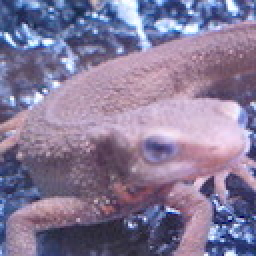
#> input picture input_image/imori.jpg, 128 x 128 px (shown 2 times larger)
$ python 80.py
#> lines starting #> are read from the running program, lines starting #| are printed output that depends on the picture
import cv2
import numpy as np
import matplotlib.pyplot as plt

def BGR2GRAY(img):
    out=img.copy()
    B=img[:,:,0].copy()
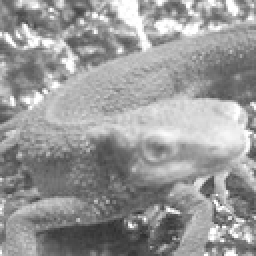
#> B: shape (128, 128) float32 (shown 2 times larger); min 46, max 255, mean 152.8
    G=img[:,:,1].copy()
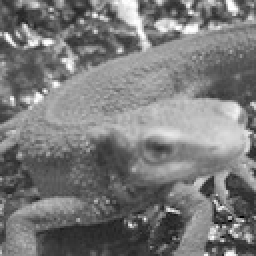
#> G: shape (128, 128) float32 (shown 2 times larger); min 0, max 255, mean 121.8
    R=img[:,:,2].copy()
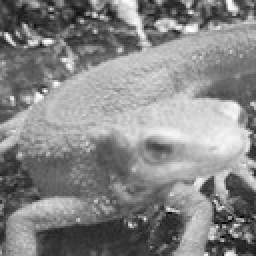
#> R: shape (128, 128) float32 (shown 2 times larger); min 0, max 255, mean 134.1

    Y=0.2126*R+0.7152*G+0.0722*B
    out=Y
    out=out.astype(np.uint8)
    return out

def gabor(K=111,s=10,g=1.2,l=10,p=0,A=0):
    G=np.zeros((K,K),dtype=np.float32)
    for y in range(K):
        for x in range(K):
            y-=K//2;x-=K//2
            #度→ラジアン
            theta=A*np.pi/180.
            x_d=np.cos(theta)*x+np.sin(theta)*y
            y_d=-np.sin(theta)*x+np.cos(theta)*y
            y+=K//2;x+=K//2
            G[y,x]=np.exp(-(x_d**2+(g**2)*(y_d**2))/(2*(s**2)))*np.cos(2*np.pi*x_d/(l+p))
    #絶対値の和が１になるように正規化
    G/=np.sum(np.abs(G))
    #0~255に正規化
    #G-=np.min(G)
    #G=G*255/np.max(G)
    #G=G.astype(np.uint8)
    return G

def filtering(gray,angle,K=111):
    H,W=gray.shape
    #端の値をコピーしてパディング。上下左右にK_size//2拡張する。
    gray=np.pad(gray,(K//2,K//2),'edge')
    out=np.zeros((H,W),dtype=np.float32)
    G=gabor(K=111,s=1.5,g=1.2,l=3,p=0,A=angle)
    G=G.astype(np.float32)
    for y in range(H):
        for x in range(W):
            out[y,x]=np.sum(gray[y:y+K,x:x+K]*G)
    out=np.clip(out,0,255)
    out=out.astype(np.uint8)
    return out

def sum_flter(gray):
    H,W=gray.shape
#> H = 128; W = 128
    angle=[0,45,90,135]
    result=np.zeros((H,W),dtype=np.float32)
    for i in range(len(angle)):
        out=filtering(gray,angle[i]).astype(np.float32)
        result+=out
#> this loop made 4 passes
#> pass 1, in filtering, `gray=np.pad(gray,(K//2,K//2),'edge')`:
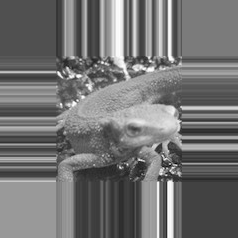
#> gray: shape (238, 238) float32; min 6, max 254, mean 114.3
#> pass 1, in sum_flter, `out=filtering(gray,angle[i]).astype(np.float32)`:
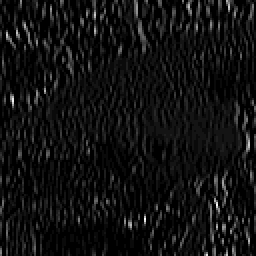
#> out: shape (128, 128) float32 (shown 2 times larger); min 0, max 25, mean 1.7; drawn with min black and max white
#> pass 2, in sum_flter, `out=filtering(gray,angle[i]).astype(np.float32)`:
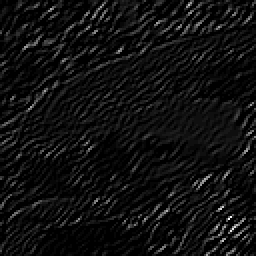
#> out: shape (128, 128) float32 (shown 2 times larger); min 0, max 33, mean 2.1; drawn with min black and max white
#> after the loop:
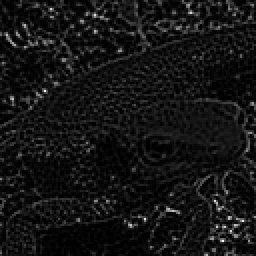
#> result: shape (128, 128) float32 (shown 2 times larger); min 0, max 97, mean 7.9; drawn with min black and max white
    #0~255に正規化。足しちゃってるのでクリップではダメ。
    result=result*255/np.max(result)
    #result=np.clip(result,0,255)
    result=result.astype(np.uint8)
    return result

img=cv2.imread("./input_image/imori.jpg").astype(np.float32)
gray=BGR2GRAY(img).astype(np.float32)
out=sum_flter(gray)
cv2.imwrite("./output_image/output80.jpg",out)
cv2.imshow("result",out)
cv2.waitKey(0)
cv2.destroyAllWindows()

$ run again, with input_image/madara.jpg copied over input_image/imori.jpg
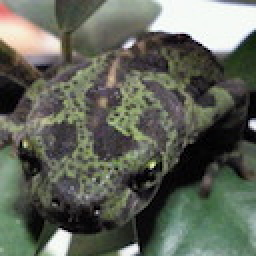
#> input picture input_image/madara.jpg, 128 x 128 px (shown 2 times larger)
#> the loop in sum_flter, `for i in range(len(angle)):` made 4 passes
#> pass 1, in filtering, `gray=np.pad(gray,(K//2,K//2),'edge')`:
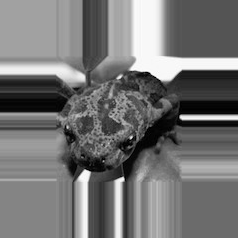
#> gray: shape (238, 238) float32; min 0, max 254, mean 116.2
#> after the loop in sum_flter, `for i in range(len(angle)):`:
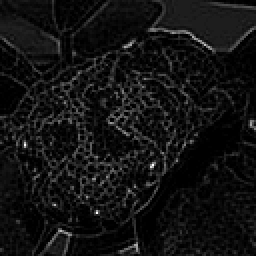
#> result: shape (128, 128) float32 (shown 2 times larger); min 0, max 87, mean 6.4; drawn with min black and max white

$ run again, with input_image/thorino.jpg copied over input_image/imori.jpg
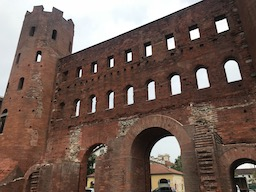
#> input picture input_image/thorino.jpg, 256 x 192 px
#> the loop in sum_flter, `for i in range(len(angle)):` made 4 passes
#> pass 1, in filtering, `gray=np.pad(gray,(K//2,K//2),'edge')`:
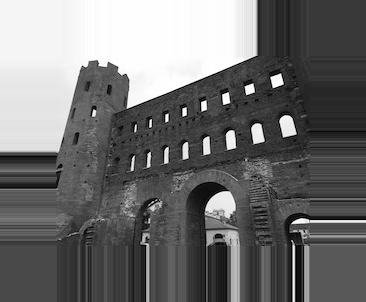
#> gray: shape (302, 366) float32; min 0, max 255, mean 111.8
#> in sum_flter, `result=result*255/np.max(result)`:
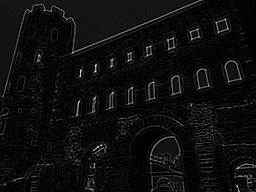
#> result: shape (192, 256) float32; min 0, max 255, mean 14.4
